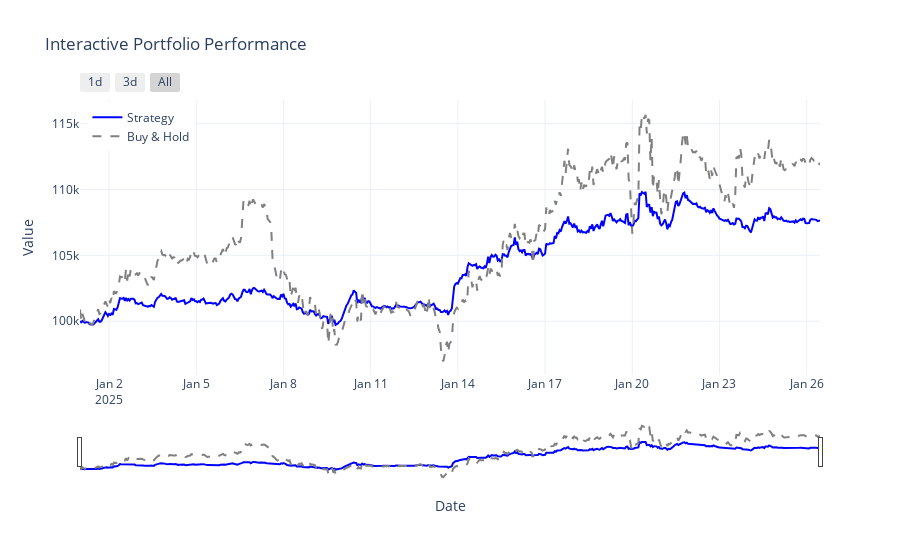

Write notebook code for a chart like this one.
### Code cell
e.plot(show_signals= False)

### Figure 1 — Plotly figure (JSON) as saved in the notebook; plotly's stock layout.template omitted (floating-point values rounded to 4 significant figures; data arrays with more than 128 entries replaced by an {"elided": "..."} marker saying what was removed)
{"data": [{"line": {"color": "blue"}, "mode": "lines", "name": "Strategy", "type": "scatter", "x": {"elided": "612 str values"}, "y": {"elided": "612 float values"}}, {"line": {"color": "gray", "dash": "dash"}, "mode": "lines", "name": "Buy & Hold", "type": "scatter", "x": {"elided": "612 str values"}, "y": {"elided": "612 float values"}}], "layout": {"hovermode": "x unified", "legend": {"x": 0.01, "y": 0.99}, "title": {"text": "Interactive Portfolio Performance"}, "xaxis": {"rangeselector": {"buttons": [{"count": 24, "label": "1d", "step": "hour", "stepmode": "backward"}, {"count": 72, "label": "3d", "step": "hour", "stepmode": "backward"}, {"label": "All", "step": "all"}]}, "rangeslider": {"visible": true}, "title": {"text": "Date"}, "type": "date"}, "yaxis": {"title": {"text": "Value"}}}}
